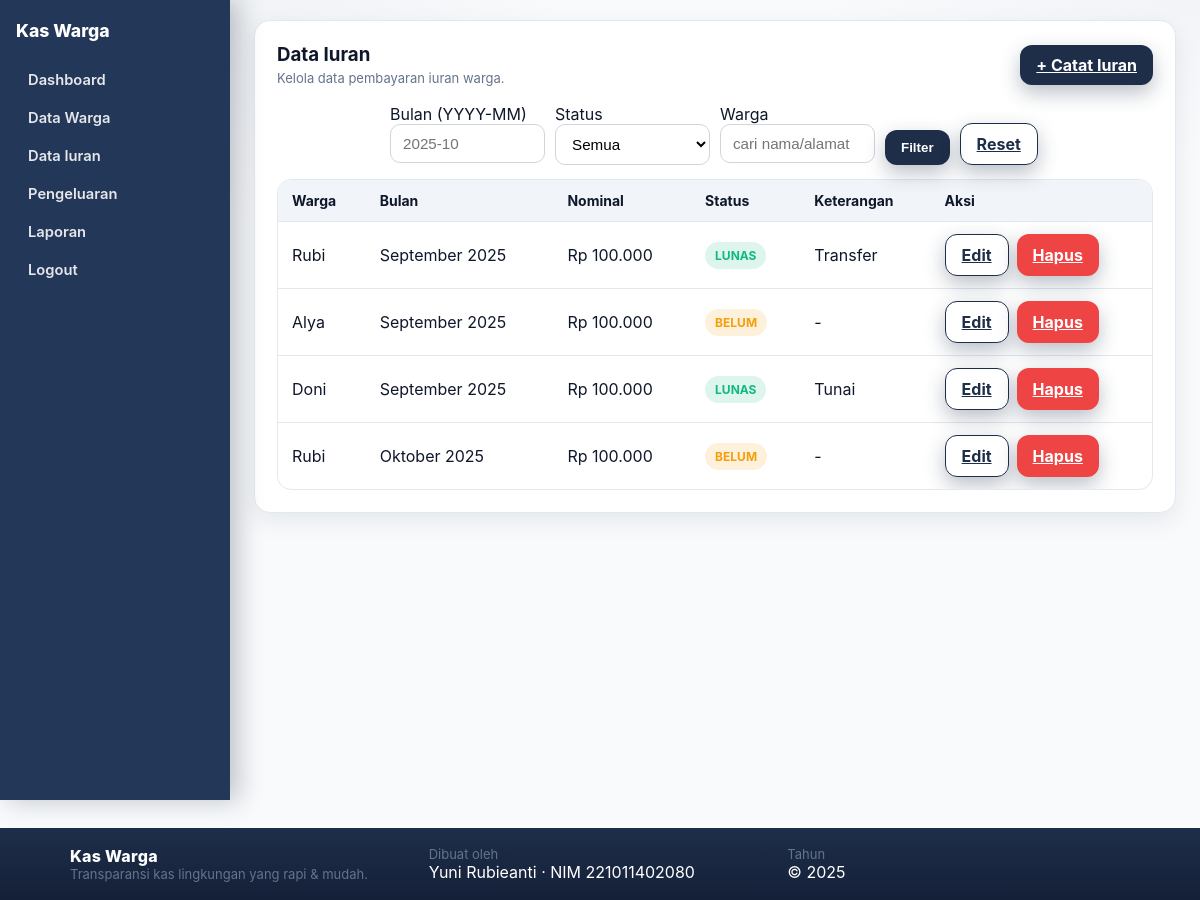
The page /iuran/index.php on the database its author committed.
### tables this page shows
CREATE TABLE IF NOT EXISTS iuran (
  id INT AUTO_INCREMENT PRIMARY KEY,
  warga_id INT NOT NULL,
  bulan CHAR(7) NOT NULL,
  nominal INT NOT NULL,
  status ENUM('LUNAS','BELUM') NOT NULL DEFAULT 'BELUM',
  keterangan VARCHAR(255) DEFAULT NULL,
  created_at TIMESTAMP DEFAULT CURRENT_TIMESTAMP,
  CONSTRAINT fk_iuran_warga FOREIGN KEY (warga_id) REFERENCES warga(id) ON DELETE CASCADE,
  UNIQUE KEY uniq_warga_bulan (warga_id, bulan)
);

CREATE TABLE IF NOT EXISTS warga (
  id INT AUTO_INCREMENT PRIMARY KEY,
  nama VARCHAR(100) NOT NULL,
  alamat VARCHAR(200) NOT NULL,
  no_hp VARCHAR(30) DEFAULT NULL,
  created_at TIMESTAMP DEFAULT CURRENT_TIMESTAMP
);

### config/functions.php (called while the page is built, shortened)
<?php
require_once __DIR__ . '/db.php';
function h($s){ return htmlspecialchars($s, ENT_QUOTES, 'UTF-8'); }
function rupiah($n){ return 'Rp ' . number_format((float)$n,0,',','.'); }
function q($sql, $types='', ...$params){
  global $mysqli; $stmt = $mysqli->prepare($sql);
  if($types!==''){ $stmt->bind_param($types, ...$params); }
  $stmt->execute(); return $stmt;
}
function month_name($ym){
  [$y,$m]=explode('-', $ym);
  $names=['Januari','Februari','Maret','April','Mei','Juni','Juli','Agustus','September','Oktober','November','Desember'];
  return $names[(int)$m-1]." ".$y;
}

### iuran/index.php (the view, shortened to what this page needs)
<?php
require_once __DIR__ . '/../config/functions.php';
$base   = '..';
include __DIR__ . '/../partials/layout_admin_top.php';
?>
<div class="card">
  <div style="display:flex;justify-content:space-between;align-items:center;gap:12px;flex-wrap:wrap">
    <div>
      <h3 style="margin:0;">Data Iuran</h3>
      <div class="small" style="color:#64748b;margin-top:4px;">Kelola data pembayaran iuran warga.</div>
    </div>
    <a class="btn" href="create.php">+ Catat Iuran</a>
  </div>
  <form method="get" class="mt-2" style="display:grid;grid-template-columns:repeat(4,1fr);gap:10px">
    <div>
      <label>Bulan (YYYY-MM)</label>
      <input name="bulan" value="<?= h($_GET['bulan'] ?? '') ?>" placeholder="2025-10">
    </div>
    <div>
      <label>Status</label>
      <select name="status">
        <option value="">Semua</option>
      </select>
    </div>
    <div>
      <label>Warga</label>
      <input name="q" value="<?= h($_GET['q'] ?? '') ?>" placeholder="cari nama/alamat">
    </div>
    <div style="display:flex;align-items:flex-end;gap:10px">
      <button class="btn" type="submit">Filter</button>
      <a class="btn ghost" href="index.php">Reset</a>
    </div>
  </form>
  <table class="table mt-2">
    <thead>
      <tr>
        <th>Warga</th>
        <th>Bulan</th>
        <th>Nominal</th>
        <th>Status</th>
        <th>Keterangan</th>
        <th>Aksi</th>
      </tr>
    </thead>
    <tbody>
      <?php
      $qtext  = '%' . trim($_GET['q'] ?? '') . '%';
      $sql = "SELECT i.*, w.nama
              FROM iuran i
              JOIN warga w ON w.id=i.warga_id
              WHERE 1=1";
      $types  = '';
      $params = [];
      $sql .= " AND (w.nama LIKE ? OR w.alamat LIKE ?)";
      $types .= 'ss';
      $params[] = $qtext;
      $params[] = $qtext;
      $sql .= " ORDER BY i.created_at DESC";
      $st  = q($sql, $types, ...$params);
      $res = $st->get_result();
      while ($r = $res->fetch_assoc()):
      ?>
        <tr>
          <td><?= h($r['nama']) ?></td>
          <td><?= h(month_name($r['bulan'])) ?></td>
          <td><?= rupiah($r['nominal']) ?></td>
          <td>
            <?= $r['status'] === 'LUNAS'
              ? '<span class="badge ok">LUNAS</span>'
              : '<span class="badge warn">BELUM</span>' ?>
          </td>
          <td><?= h($r['keterangan'] ?? '-') ?></td>
          <td class="actions">
            <a class="btn ghost" href="edit.php?id=<?= (int)$r['id'] ?>">Edit</a>
            <a class="btn bad" onclick="return confirm('Hapus iuran ini?')" href="delete.php?id=<?= (int)$r['id'] ?>">Hapus</a>
          </td>
        </tr>
      <?php endwhile; ?>
    </tbody>
  </table>
</div>
<?php include __DIR__ . '/../partials/layout_admin_bottom.php'; ?>

### partials/layout_admin_top.php (shortened to what this page needs)
<!doctype html>
<html lang="id">
<head>
  <link rel="stylesheet" href="<?= $base ?>/assets/style.css">
</head>
<body class="has-sidebar">
<div class="layout">
<?php include __DIR__ . '/sidebar_admin.php'; ?>
<main class="main">

### partials/sidebar_admin.php
<aside class="sidebar">
  <div class="sidebar-brand">Kas Warga</div>
  <nav class="sidebar-menu">
    <a href="<?= $base ?>/index.php">Dashboard</a>
    <a href="<?= $base ?>/warga/index.php">Data Warga</a>
    <a href="<?= $base ?>/iuran/index.php">Data Iuran</a>
    <a href="<?= $base ?>/pengeluaran/index.php">Pengeluaran</a>
    <a href="<?= $base ?>/laporan/index.php">Laporan</a>
    <a href="<?= $base ?>/logout.php">Logout</a>
  </nav>
</aside>

### partials/layout_admin_bottom.php
    </main>
  </div>
  <?php include __DIR__ . '/footer.php'; ?>
</body>
</html>

### partials/footer.php
<?php
$year = date('Y');
?>
<footer class="footer">
  <div class="footer-inner">
    <div class="f-col">
      <div class="brand">Kas Warga</div>
      <div class="small">Transparansi kas lingkungan yang rapi & mudah.</div>
    </div>
    <div class="f-col">
      <div class="small">Dibuat oleh</div>
      <div class="author">Yuni Rubieanti · NIM 221011402080</div>
    </div>
    <div class="f-col">
      <div class="small">Tahun</div>
      <div class="year">© <?=$year?></div>
    </div>
  </div>
</footer>

### assets/style.css (style rules this page uses)
:root { --ink:#0f172a; --muted:#64748b; --bg:#f8fafc; --white:#ffffff; --nav:#233758; --accent:#1e2e49; --line:#e2e8f0; --ok:#10b981; --warn:#f59e0b; --bad:#ef4444; --input-border:#d1d5db; --input-focus:#2563EB; }
* { box-sizing:border-box }
html,body { margin:0;padding:0 }
body { font-family:Inter,system-ui,-apple-system,Segoe UI,Roboto,Helvetica,Arial,sans-serif; background: radial-gradient(1200px 600px at -10% -10%, rgba(30,46,73,.08), transparent 60%), radial-gradient(1000px 600px at 110% -20%, rgba(35,55,88,.06), transparent 60%), var(--bg); color:var(--ink); }
.brand { font-weight:800; letter-spacing:.3px }
.mt-2 { margin-top:14px }
.small { font-size:13px; color:var(--muted) }
.card { background:var(--white); border:1px solid var(--line); border-radius:16px; padding:22px; box-shadow:0 8px 24px rgba(15,23,42,.08); }
.card h2,.card h3 { margin:6px 0 18px }
.btn { display:inline-flex; align-items:center; gap:8px; border:0; border-radius:12px; padding:10px 16px; font-weight:700; cursor:pointer; background:var(--accent); color:#fff; transition:.15s ease; box-shadow:0 8px 20px rgba(30,46,73,.30); }
.btn.ghost { background:transparent; color:var(--accent); border:1px solid var(--accent) }
.btn.bad { background:var(--bad) }
.table { width:100%; border-collapse:separate; border-spacing:0; border:1px solid var(--line); border-radius:14px; overflow:hidden; background:var(--white); }
.table th,.table td { padding:12px 14px; border-bottom:1px solid var(--line); text-align:left; }
.table th { background:#f1f5f9; font-weight:700; font-size:14px; color:#0f172a; }
.table tr:last-child td { border-bottom:0 }
.table .actions { display:flex; gap:8px }
.badge { padding:6px 10px; border-radius:999px; font-weight:700; font-size:12px; display:inline-block; }
.badge.ok { background:rgba(16,185,129,.14); color:var(--ok) }
.badge.warn { background:rgba(245,158,11,.14); color:var(--warn) }
.card form { max-width:650px; margin:18px auto 0; }
.card form input, .card form select, .card form textarea { width:100%; padding:10px 12px; border-radius:10px; border:1px solid var(--input-border); background:#fff; font-size:0.95rem; transition:border-color .15s, box-shadow .15s; outline:none; }
.card form .btn { margin-top:6px }
.footer { margin-top:28px; background:linear-gradient(180deg, var(--accent), #142038); color:#fff; }
.footer-inner { max-width:1100px; margin:0 auto; padding:18px 20px; display:grid; grid-template-columns:repeat(12,1fr); gap:16px; }
.f-col { grid-column:span 4 }
.layout { display: flex; min-height: 100vh; }
.sidebar { width: 230px; background: var(--nav); color: #fff; padding: 20px 16px; position: sticky; top: 0; align-self: flex-start; height: 100vh; box-shadow: 8px 0 24px rgba(15,23,42,.25); }
.sidebar-brand { font-weight: 800; font-size: 1.1rem; margin-bottom: 22px; }
.sidebar-menu { display: flex; flex-direction: column; gap: 4px; }
.sidebar-menu a { display: block; padding: 8px 12px; border-radius: 10px; text-decoration: none; color: #e5e7eb; font-weight: 600; font-size: .92rem; transition: background .15s ease, color .15s ease, transform .05s ease; }
.main { flex: 1; padding: 20px 24px; max-width: 1100px; margin: 0 auto; }

### rows shown on the page
iuran: warga.nama "Rubi", bulan "September 2025", nominal "Rp 100.000", status "LUNAS", keterangan "Transfer"
iuran: warga.nama "Alya", bulan "September 2025", nominal "Rp 100.000", status "BELUM", keterangan "-"
iuran: warga.nama "Doni", bulan "September 2025", nominal "Rp 100.000", status "LUNAS", keterangan "Tunai"
iuran: warga.nama "Rubi", bulan "Oktober 2025", nominal "Rp 100.000", status "BELUM", keterangan "-"
